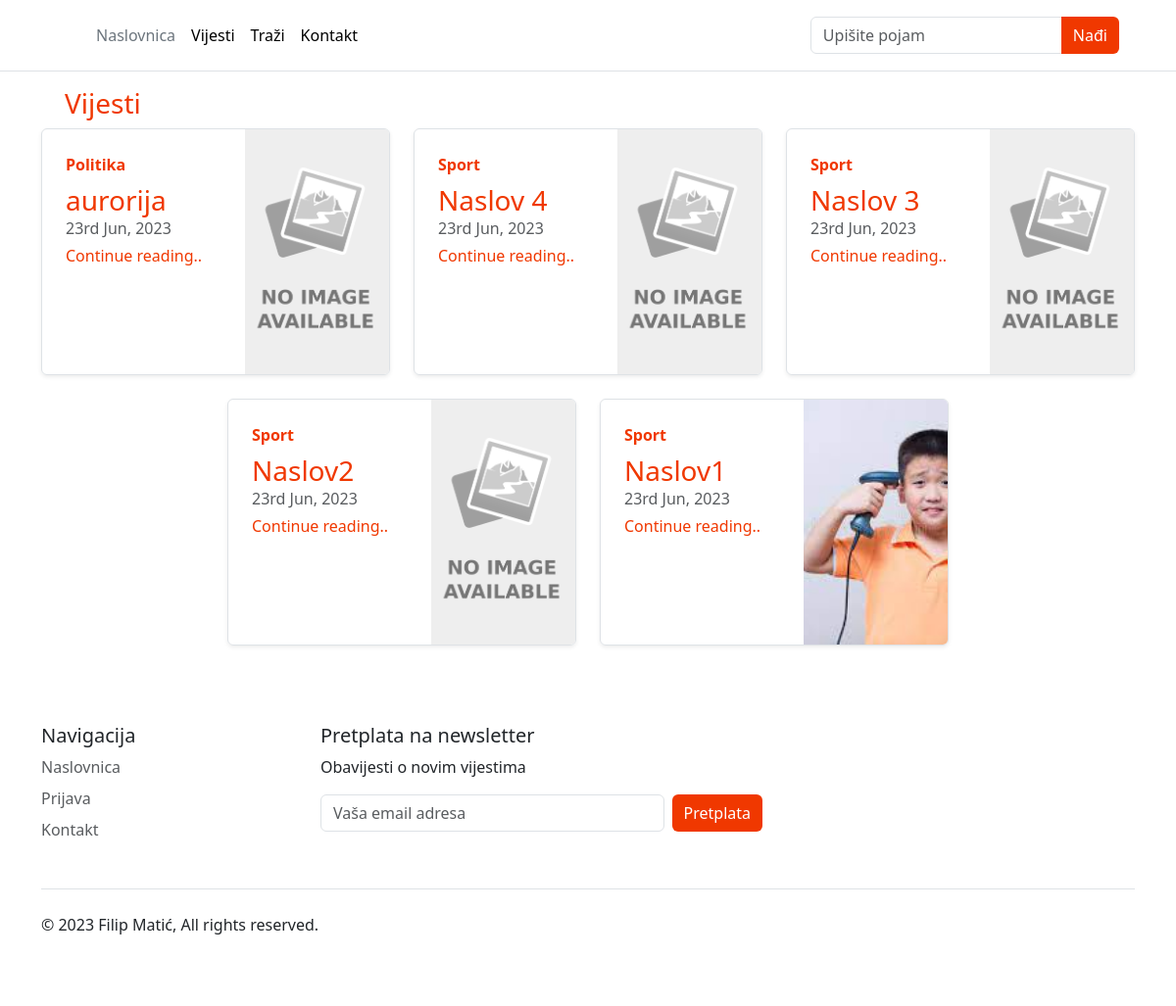
The page /public/index.php on the database its author committed.
### tables this page shows
CREATE TABLE `posts` (
  `id` int(11) NOT NULL,
  `user_id` int(11) DEFAULT NULL,
  `category_id` int(11) DEFAULT NULL,
  `title` varchar(100) NOT NULL,
  `content` text DEFAULT NULL,
  `image` varchar(1024) DEFAULT NULL,
  `date` datetime DEFAULT current_timestamp(),
  `slug` varchar(100) NOT NULL
);

CREATE TABLE `categories` (
  `id` int(11) NOT NULL,
  `category` varchar(50) NOT NULL,
  `slug` varchar(100) NOT NULL,
  `disabled` tinyint(4) DEFAULT 0
);

### app/core/functions.php (called while the page is built, shortened)
<?php
function query(string $query, array $data=[]){
    $string="mysql:hostname=".DBHOST.";dbname=". DBNAME;
    $con=new PDO($string, DBUSER, DBPASS);
    $stm=$con->prepare($query);
    $stm->execute($data);
    $result=$stm->fetchAll(PDO::FETCH_ASSOC);
    if(is_array($result) && !empty($result)){
        return $result;
    }
    return false;
}
function esc($str){
    return htmlspecialchars($str ?? "");
}
function get_image($file)
{
	$file = $file ?? '';
	if(file_exists($file))
	{
		return ROOT.'/'.$file;
	}
	return ROOT.'/assets/img/no_image.png';
}

### app/pages/includes/post-card.php (the view)
<div class="col-md-4">
  <div class="row g-0 border rounded overflow-hidden flex-md-row mb-4 shadow-sm h-md-250 position-relative">
    <div class="col p-4 d-flex flex-column position-static">
      <strong class="d-inline-block mb-2 text-primary"><?=esc($row['category'] ?? 'Unknown')?></strong>
      <a href="<?=ROOT?>/post/<?=$row['slug']?>">
        <h3 class="mb-0"><?=esc($row['title'])?></h3>
      </a>
      <div class="mb-1 text-muted"><?=date("jS M, Y",strtotime($row['date']))?></div>
      <a href="<?=ROOT?>/post/<?=$row['slug']?>" class="stretched-link">Continue reading..</a>
    </div>
    <div class="col-lg-5 col-12 d-lg-block">
      <a href="<?=ROOT?>/post/<?=$row['slug']?>">
        <img class="bd-placeholder-img w-100" width="200" height="250" style="object-fit:cover;" src="<?=get_image($row['image'])?>">
      </a>
    </div>
  </div>
</div>

### public/index.php (shortened to what this page needs)
<?php
$url = $_GET['url'] ?? 'home';
$url = strtolower($url);
$url = explode("/", $url);
$page_name = trim($url[0]);
$filename = "../app/pages/".$page_name.".php";
if(file_exists($filename))
{
	require_once $filename;
}else
{
	require_once "../app/pages/404.php";
}

### app/pages/includes/header.php (shortened to what this page needs)
<!doctype html>
<html lang="en" data-bs-theme="auto">
  <head><script src="../<?=ROOT?>/assets/js/color-modes.js"></script>
    <link href="https://cdn.jsdelivr.net/npm/bootstrap@5.3.0/dist/css/bootstrap.min.css" rel="stylesheet">
    <link href="<?=ROOT?>/assets/bootstrap/css/bootstrap.min.css" rel="stylesheet">
    <link href="<?=ROOT?>/assets/css/header.css" rel="stylesheet">
    <link href="<?=ROOT?>/assets/css/custom.css" rel="stylesheet">
  </head>
  <body>
  <header class="p-3 mb-3 border-bottom">
    <div class="container">
      <div class="d-flex flex-wrap align-items-center justify-content-center justify-content-lg-start">
        <a href="/" class="d-flex align-items-center mb-2 mb-lg-0 link-body-emphasis text-decoration-none">
          <svg class="bi me-2" width="40" height="32" role="img" aria-label="Bootstrap"><use xlink:href="#bootstrap"/></svg>
        </a>
        <ul class="nav col-12 col-lg-auto me-lg-auto mb-2 justify-content-center mb-md-0">
          <li><a href="<?=ROOT?>" class="nav-link px-2 link-secondary">Naslovnica</a></li>
          <li><a href="app/core/pages/blog.php" class="nav-link px-2 link-body-emphasis">Vijesti</a></li>
          <li><a href="<?=ROOT?>/search" class="nav-link px-2 link-body-emphasis">Traži</a></li>
          <li><a href="<?=ROOT?>/contact" class="nav-link px-2 link-body-emphasis"> Kontakt</a></li>
        </ul>
        <form class="col-12 col-lg-auto mb-3 mb-lg-0 me-lg-3" role="search" action="<?=ROOT?>/search">
        <div class="input-group">
          <input name="find" type="search" class="form-control" placeholder="Upišite pojam" aria-label="Search" value="<?=$_GET['find'] ?? ''?>">
          <button class="btn btn-primary"> Nađi </button>
        </div>
        </form>
      </div>
    </div>
  </header>

### app/pages/home.php
<?php include '../app/pages/includes/header.php'; ?>
  <div class="container">
  <h3 class="mx-4">Vijesti</h3>
    <div class="row my-2 justify-content-center">
      <?php
        $query = "select posts.*,categories.category from posts join categories on posts.category_id = categories.id order by id desc limit 6";
        $rows = query($query);
        if($rows)
        {
          foreach ($rows as $row) {
            include '../app/pages/includes/post-card.php';
          }
        }else{
          echo "No items found!";
        }
      ?>
    </div>
  </div>
  <?php include '../app/pages/includes/footer.php'; ?>

### app/pages/includes/footer.php (shortened to what this page needs)
<div class="container">
  <footer class="py-5">
    <div class="row">
      <div class="col-6 col-md-2 mb-3">
        <h5>Navigacija</h5>
        <ul class="nav flex-column">
          <li class="nav-item mb-2"><a href="#" class="nav-link p-0 text-body-secondary">Naslovnica</a></li>
          <li class="nav-item mb-2"><a href="<?=ROOT?>/login" class="nav-link p-0 text-body-secondary">Prijava</a></li>
          <li class="nav-item mb-2"><a href="#" class="nav-link p-0 text-body-secondary">Kontakt</a></li>
        </ul>
      </div>
      <div class="col-md-5 offset-md-1 mb-3">
        <form>
          <h5>Pretplata na newsletter</h5>
          <p>Obavijesti o novim vijestima</p>
          <div class="d-flex flex-column flex-sm-row w-100 gap-2">
            <input id="newsletter1" type="text" class="form-control" placeholder="Vaša email adresa">
            <button class="btn btn-primary" type="button">Pretplata</button>
          </div>
        </form>
      </div>
    </div>
    <div class="d-flex flex-column flex-sm-row justify-content-between py-4 my-4 border-top">
      <p>&copy; 2023 Filip Matić,  All rights reserved.</p>
      <ul class="list-unstyled d-flex">
        <li class="ms-3"><a class="link-body-emphasis" href="#"><svg class="bi" width="24" height="24"><use xlink:href="#twitter"/></svg></a></li>
        <li class="ms-3"><a class="link-body-emphasis" href="#"><svg class="bi" width="24" height="24"><use xlink:href="#instagram"/></svg></a></li>
        <li class="ms-3"><a class="link-body-emphasis" href="#"><svg class="bi" width="24" height="24"><use xlink:href="#facebook"/></svg></a></li>
      </ul>
    </div>
  </footer>
</div>
    </body>
</html>

### public/assets/css/custom.css (style rules this page uses)
.btn { background-color: #f03800 !important; border:none; }
a, h1, h2, h3, h4, .text-primary { text-decoration: none; color:#f03800 !important; }

### app/pages/includes/header.php (style rules this page uses)
.bi { vertical-align: -.125em; fill: currentColor; }

### rows shown on the page
posts: category.category "Politika", title "aurorija", date "23rd Jun, 2023"
posts: category.category "Sport", title "Naslov 4", date "23rd Jun, 2023"
posts: category.category "Sport", title "Naslov 3", date "23rd Jun, 2023"
posts: category.category "Sport", title "Naslov2", date "23rd Jun, 2023"
posts: category.category "Sport", title "Naslov1", date "23rd Jun, 2023", image (picture)
